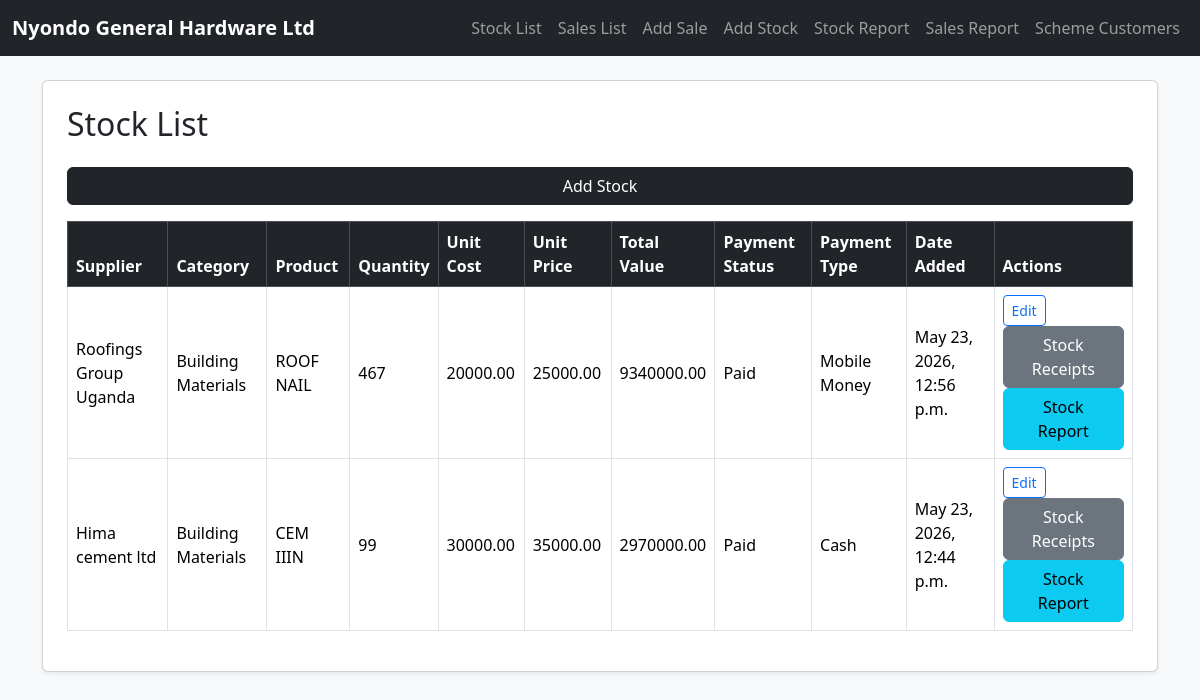
Page /nyondo/stock/ on the earlier database version.
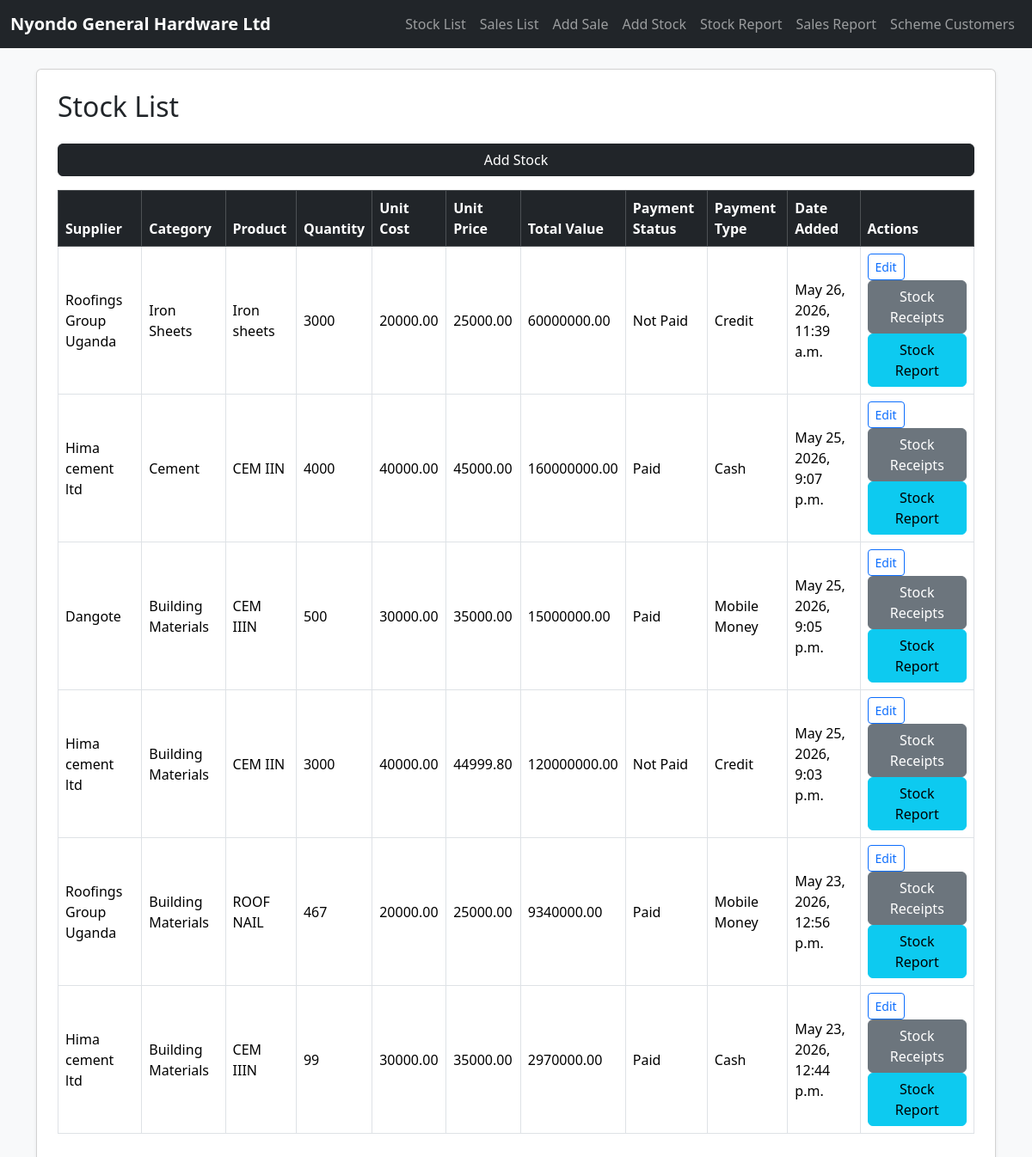
Same page on the later database version.
### nyondo/models.py (models this page shows, shortened)
class Stock(models.Model):
    PAYMENT_STATUS_CHOICES = [('Paid', 'Paid'), ('Not Paid', 'Not Paid')]
    PAYMENT_TYPE_CHOICES = [('Cash', 'Cash'), ('Mobile Money', 'Mobile Money'), ('Bank Transfer', 'Bank Transfer'), ('Credit', 'Credit')]
    supplier = models.CharField(max_length=100)
    category = models.CharField(max_length=100)
    product_name = models.CharField(max_length=100)
    quantity_delivered = models.PositiveIntegerField(default=0)
    unit_cost = models.DecimalField(max_digits=10, decimal_places=2)
    total_value_goods = models.DecimalField(max_digits=12, decimal_places=2, default=0)
    unit_price = models.DecimalField(max_digits=10, decimal_places=2)
    supplier_payment_status = models.CharField(max_length=20, choices=PAYMENT_STATUS_CHOICES, default='Not Paid')
    payment_type = models.CharField(max_length=50, choices=PAYMENT_TYPE_CHOICES, blank=True, null=True)
    date_added = models.DateTimeField(default=timezone.now)

### nyondo/views.py (the view)
# urls.py: path('stock/', views.stock_list, name='stock_list'),
def stock_list(request):
    stocks = Stock.objects.all().order_by('-date_added')
    return render(
        request,
        'stock_list.html',
        {'stocks': stocks}
    )

### nyondo/templates/stock_list.html
{% extends 'base.html' %}
{% block content %}
<div class="card shadow-sm p-4">
<h2 class="mb-4">Stock List</h2>
<a href="{% url 'add_stock' %}" class="btn btn-dark mb-3">
Add Stock
</a>
<div class="table-responsive">
<table class="table table-bordered table-hover align-middle">
<thead class="table-dark">
<tr>
<th>Supplier</th>
<th>Category</th>
<th>Product</th>
<th>Quantity</th>
<th>Unit Cost</th>
<th>Unit Price</th>
<th>Total Value</th>
<th>Payment Status</th>
<th>Payment Type</th>
<th>Date Added</th>
<th>Actions</th>
</tr>
</thead>
<tbody>
{% for stock in stocks %}
<tr>
<td>{{ stock.supplier }}</td>
<td>{{ stock.category }}</td>
<td>{{ stock.product_name }}</td>
<td>{{ stock.quantity_delivered }}</td>
<td>{{ stock.unit_cost }}</td>
<td>{{ stock.unit_price }}</td>
<td>{{ stock.total_value_goods }}</td>
<td>{{ stock.supplier_payment_status }}</td>
<td>{{ stock.payment_type }}</td>
<td>{{ stock.date_added }}</td>
<td>
<a href="{% url 'edit_stock' stock.id %}" class="btn btn-sm btn-outline-primary">
    Edit
</a>
<a href="{% url 'stock_receipt_list' %}" class="btn btn-secondary">
    Stock Receipts
</a>
<a href="{% url 'stock_report' %}" class="btn btn-info">
    Stock Report
</a>
</td>
</tr>
{% empty %}
<tr>
<td colspan="10" class="text-center">
No stock available.
</td>
</tr>
{% endfor %}
</tbody>
</table>
</div>
</div>
{% endblock %}

Differences in the rows shown:
added Stock: supplier "Roofings Group Uganda", category "Iron Sheets", product_name "Iron sheets", quantity_delivered "3000", unit_cost "20000.00", unit_price "25000.00", total_value_goods "60000000.00", supplier_payment_status "Not Paid", payment_type "Credit", date_added "May 26, 2026, 11:39 a.m."
added Stock: supplier "Hima cement ltd", category "Cement", product_name "CEM IIN", quantity_delivered "4000", unit_cost "40000.00", unit_price "45000.00", total_value_goods "160000000.00", supplier_payment_status "Paid", payment_type "Cash", date_added "May 25, 2026, 9:07 p.m."
added Stock: supplier "Dangote", category "Building Materials", product_name "CEM IIIN", quantity_delivered "500", unit_cost "30000.00", unit_price "35000.00", total_value_goods "15000000.00", supplier_payment_status "Paid", payment_type "Mobile Money", date_added "May 25, 2026, 9:05 p.m."
added Stock: supplier "Hima cement ltd", category "Building Materials", product_name "CEM IIN", quantity_delivered "3000", unit_cost "40000.00", unit_price "44999.80", total_value_goods "120000000.00", supplier_payment_status "Not Paid", payment_type "Credit", date_added "May 25, 2026, 9:03 p.m."
